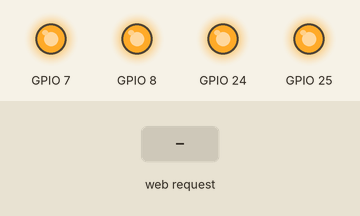
Bench run of a program on a simulated Raspberry Pi (BCM pin numbers). Shown: output pins drawn as LEDs (lit = HIGH). Inputs (shaded band) come from the test bench. The clock reads 2024-03-15 10:24:30 at power-on unless the program sets it; what the program prints to the terminal is not drawn.

Above: at 1.2 s.
1.3 s: HTTP request for /pattern received
At 2.1 s:
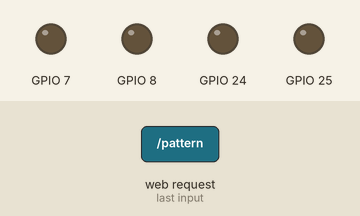
3.8 s: HTTP request for / received
Timing chart, 0 to 6.8 s (numbered marks = the images above; inputs shaded):
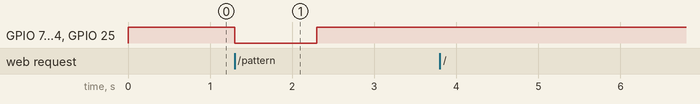

Measured:
- after the input at 1.3 s, GPIO 7, GPIO 8, GPIO 24, GPIO 25: HIGH → LOW at once, → HIGH 1.0 s later
- after the input at 3.8 s, every drawn part: stays the same

The program:

IOT_Flask_LEDs.py
```python
from flask import Flask
import RPi.GPIO as gpio
import time
gpio.setwarnings(False)

gpio.setmode(gpio.BCM)

gpio.setup(24,gpio.OUT)
gpio.setup(25,gpio.OUT)
gpio.setup(8,gpio.OUT)
gpio.setup(7,gpio.OUT)
gpio.output(24,gpio.HIGH)
gpio.output(25,gpio.HIGH)
gpio.output(8,gpio.HIGH)
gpio.output(7,gpio.HIGH)

app = Flask(__name__)

@app.route("/")

def hello():
    return "Hello Choppy!"

@app.route("/pattern")

def pattern():

    gpio.output(24,gpio.LOW)
    gpio.output(25,gpio.LOW)
    gpio.output(8,gpio.LOW)
    gpio.output(7,gpio.LOW)

    time.sleep(1)

    gpio.output(24,gpio.HIGH)
    gpio.output(25,gpio.HIGH)
    gpio.output(8,gpio.HIGH)
    gpio.output(7,gpio.HIGH)


    time.sleep(1)
    return "4_On_Off Pattern has began execution!"


if __name__ == "__main__":
    app.run(host = '0.0.0.0',port = 80,debug = True)
```
